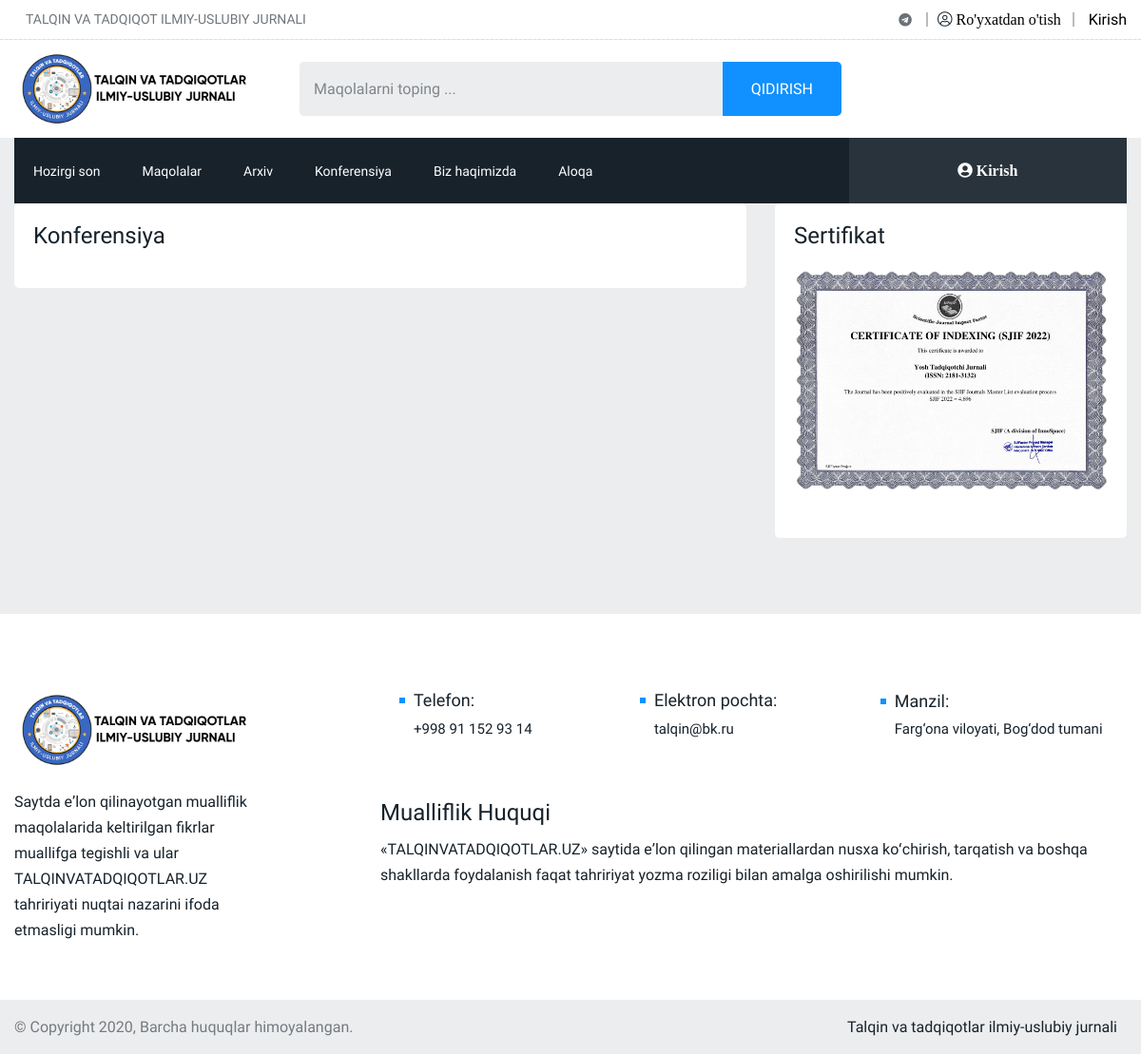
Screenshot of /konferensiya/ with the database file from the repository.
### home/models.py (models this page shows, shortened)
class Certificate(models.Model):
    title = models.CharField(max_length=300, default='Sertifikat', blank=True, null=True)
    image = models.ImageField(upload_to='images/certificate/', blank=True, null=True)
    class Meta:
        verbose_name = 'Sertifikat'
        verbose_name_plural = 'Sertifikat'

### home/views.py (the view)
# urls.py: path('konferensiya/', views.konferensiya_view, name='konferensiya'),
def konferensiya_view(request):
    konferensiya = Konferensiya.objects.all().order_by('-id')
    context = {
        'konferensiya': konferensiya,
    }
    return render(request, 'konferensiya/base.html', context)

### home/context.py (called while the page is built)
def components(request):
    maqola_all = Maqola.objects.all().order_by('-id')
    certificate = Certificate.objects.all().order_by('-id')[:1]
    information = Information.objects.all().order_by('id')[:5]
    indexing = Indexing.objects.all().order_by('id')[:15]
    context = {
        'maqola_all': maqola_all,
        'certificate': certificate,
        'information': information,
        'indexing': indexing,
    }
    return context

### home/templates/konferensiya/base.html (shortened to what this page needs)
<!DOCTYPE html>
{% load static %}
<html lang="en">
<head>
    <link rel="stylesheet" href="{% static 'assets/css/plugins/bootstrap.min.css' %}">
    <link rel="stylesheet" href="{% static 'assets/css/plugins/animate.min.css' %}">
    <link rel="stylesheet" href="{% static 'assets/css/plugins/fontawesome.css' %}">
    <link rel="stylesheet" href="{% static 'assets/css/plugins/modal-video.min.css' %}">
    <link rel="stylesheet" href="{% static 'assets/css/plugins/owl.carousel.css' %}">
    <link rel="stylesheet" href="{% static 'assets/css/plugins/slick.css' %}">
    <link rel="stylesheet" href="{% static 'assets/css/plugins/stellarnav.css' %}">
    <link rel="stylesheet" href="{% static 'assets/css/theme.css' %}">
</head>
<body class="theme-3 theme3_bg">
{% block header %}{% include 'components/header.html' %}{% endblock %}
{% block index %}{% include 'konferensiya/konferensiya.html' %}{% endblock %}
{% block footer %}{% include 'components/footer.html' %}{% endblock %}
</body>
</html>

### home/templates/components/sidebar.html (shortened to what this page needs)
{% load static %}
<div class="col-lg-4">
    <div class="row justify-content-center">
        <div class="col-md-6 col-lg-12">
            {% for rs in certificate %}
                <div class="finance mb30 white_bg border-radious5 padding20 sm-mt30 sert-glav">
                    <div class="heading">
                        <h3 class="widget-title">{{ rs.title }}</h3>
                    </div>
                    <div class="single_post mb30 type18 d-md-none d-lg-block">
                        <div class="post_img">
                            <div class="img_wrap">
                                <a href="#">
                                    <img src="{{ rs.image.url }}" alt="">
                                </a>
                            </div>
                        </div>
                    </div>
                </div>
            {% endfor %}
        </div>
    </div>
</div>

### rows the page displays
Certificate: title "Sertifikat", image (picture)
